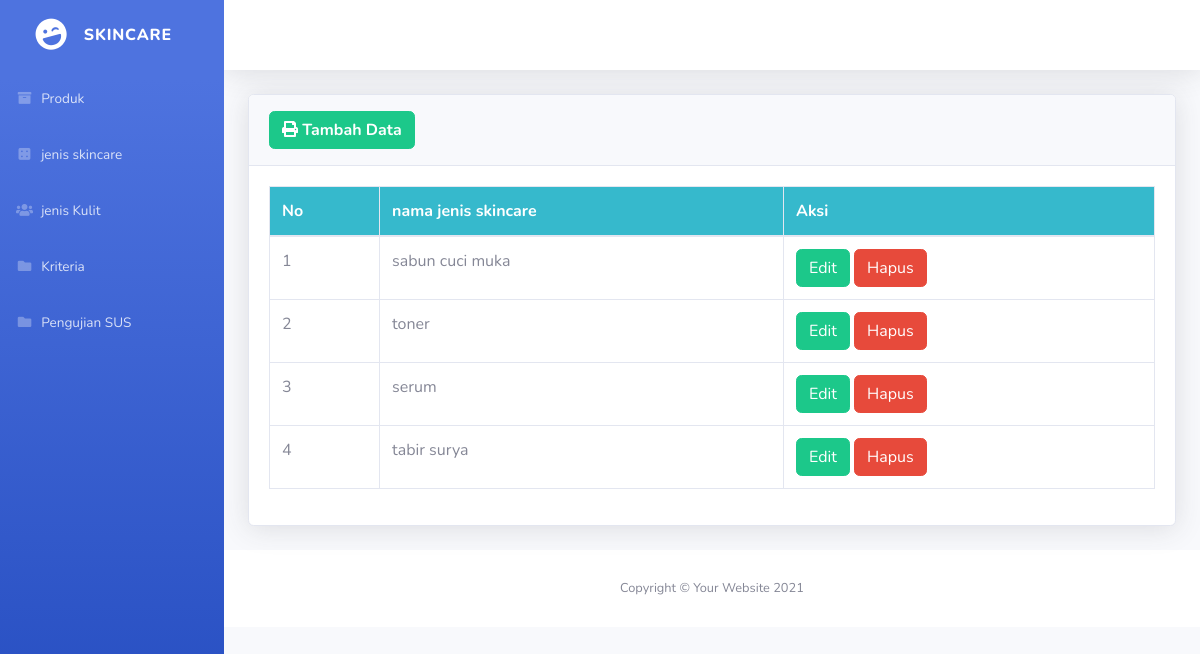
/index.php/admin/jenis_skincare, run on the app's committed database.
### tables this page shows
CREATE TABLE `jenis_skincare` (
  `id_js` int(11) NOT NULL,
  `jenis_skincare` varchar(100) NOT NULL
);

### application/controllers/admin/Jenis_skincare.php (called while the page is built, shortened)
<?php defined('BASEPATH') OR exit('No direct script access allowed');
class Jenis_skincare extends CI_Controller {
	public function __construct()
	{
		$this->load->model('admin/JS_model','JS_model');
	}
	public function index()
	{
		$data = array(
			'List_JS'=> $this->JS_model->tampildata()
		);
		$this->load->view('admin/admin_sidebar');
		$this->load->view('admin/jenis_skincare/index_JS',$data);
		$this->load->view('admin/admin_footer');
	}
}

### index.php (called while the page is built, shortened)
<?php
require_once BASEPATH.'core/CodeIgniter.php';

### application/models/admin/JS_model.php (called while the page is built, shortened)
<?php defined('BASEPATH') or exit('No direct script access allowed');
class JS_model extends CI_Model
{
	public function tampildata()
	{
		return $this->db->get('jenis_skincare')->result();
	}
}

### application/views/admin/jenis_skincare/index_JS.php (the view)
    <div id="content-wrapper" class="d-flex flex-column">
        <div id="content">
            <nav class="navbar navbar-expand navbar-light bg-white topbar mb-4 static-top shadow">
            </nav>
            <div class="container-fluid">
                <div class="card shadow mb-4">
    <div class="card-header py-3">
        <a href="<?= base_url('admin/Jenis_skincare/tambah_dataJS') ?>" class="btn btn-success mr-1 font-weight-bold"><i class="fas  fa-print"></i> Tambah Data</a>
    </div>
    <div class="card-body">
        <div class="table-responsive float-right">
            <table class="table table-bordered" id="dataTable" width="100%" cellspacing="0">
                <thead>
                    <tr class="bg-info text-white">
                        <th>No</th>
                        <th>nama jenis skincare</th>
                        <th>Aksi</th>
                    </tr>
                </thead>
                <tbody>
                    <?php $i =1; ?>
                    <?php foreach($List_JS as $JS):?>
                        <tr>
                        <td><?= $i ?></td>
                        <td><?= $JS->jenis_skincare ?></td>
                        <td>
                            <a href="<?= base_url()?>admin/Jenis_skincare/editdata/<?= $JS->id_js ?>"><button type="button" class="btn btn-success btn-icon-text">Edit</button></a>
                            <a href="<?= base_url()?>admin/Jenis_skincare/hapusdata/<?= $JS->id_js ?>"><button type="button" class="btn btn-danger btn-icon-text">Hapus</button></a>
                        </td>
                        </tr>
                        <?php $i++; ?>
                    <?php endforeach ?>
                </tbody>
            </table>
        </div>
    </div>
</div>
            </div>
        <footer class="sticky-footer bg-white">
            <div class="container my-auto">
                <div class="copyright text-center my-auto">
                    <span>Copyright &copy; Your Website 2021</span>
                </div>
            </div>
        </footer>
    </div>
</div>

### data on the page
jenis_skincare: jenis_skincare "sabun cuci muka"
jenis_skincare: jenis_skincare "toner"
jenis_skincare: jenis_skincare "serum"
jenis_skincare: jenis_skincare "tabir surya"
